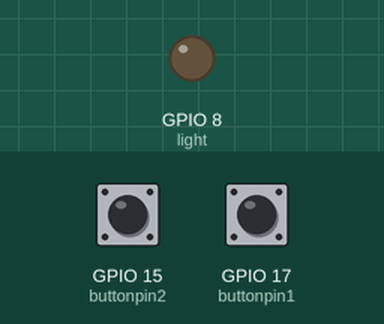
The program below on a simulated Raspberry Pi (BCM pin numbers). On the bench: output pins drawn as LEDs (lit = HIGH). Inputs (shaded band) come from the test bench; at power-on: GPIO 17 (buttonpin1) HIGH, GPIO 15 (buttonpin2) HIGH.

Above: at 1.2 s.
1.3 s: GPIO 17 (buttonpin1) pulled LOW for 1 s
At 3.0 s:
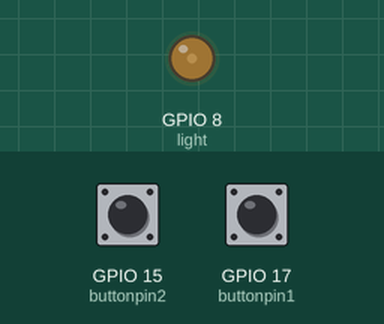
4.3 s: GPIO 17 (buttonpin1) pulled LOW for 3.2 s
At 8.2 s:
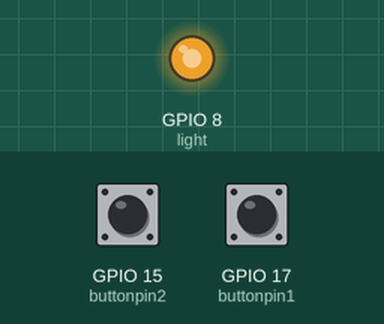
9.0 s: GPIO 15 (buttonpin2) pulled LOW for 1 s
At 11.3 s:
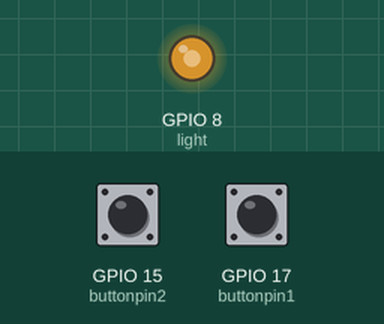
Timing chart, 0 to 12.8 s (numbered marks = the images above; inputs shaded):
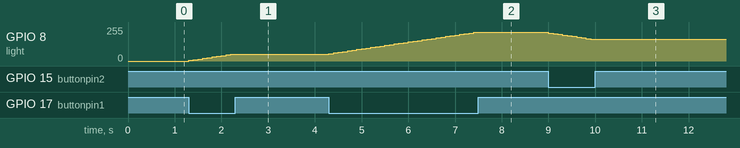

The program:

03_intensity.py
```python
#aim to control intensity of led using buttons
'''Exp 3: LED intensity Control using PWM in Raspberry Pi
The aim of the experiment is to control an LED using buttons.
You need to connect 3 buttons. One button is to turn the LED on and off alternatively.
One button is to increase the intensity of the LED – on each press,
the LED should become brighter. Another button is to decrease the intensity of the LED.
'''
from time import sleep
from RPi import GPIO

GPIO.setmode(GPIO.BCM)
GPIO.setwarnings(False)

light=8
buttonpin1=17
buttonpin2=15

GPIO.setup(light,GPIO.OUT)
p = GPIO.PWM(light, 100) #pulse width modulation
GPIO.setup(buttonpin1,GPIO.IN,pull_up_down = GPIO.PUD_UP)
GPIO.setup(buttonpin2,GPIO.IN,pull_up_down = GPIO.PUD_UP)
GPIO.output(light,False)

x=0
p.start(x)
try:
    while True:
        state1 = GPIO.input(buttonpin1)
        state2 = GPIO.input(buttonpin2)
        #when button is pressed state==0
        if(state1==False):
            x+=2
            p.ChangeDutyCycle(x)
            sleep(.1)
        elif(state2==False):
            x-=2
            p.ChangeDutyCycle(x)
            sleep(.1)

except KeyboardInterrupt:
    print("Keyboard interrupt detected. Exiting...")
```

Measured:
- after the input at 1.3 s, GPIO 8 (light): moves from 0/255 to 51/255 over 0.90 s, starting at once
- after the input at 4.3 s, GPIO 8 (light): moves from 51/255 to 214/255 over 3.1 s, starting at once
- after the input at 9.0 s, GPIO 8 (light): moves from 214/255 to 163/255 over 0.90 s, starting at once
